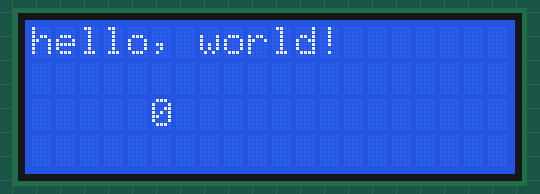
The sketch below on a simulated Arduino Mega 2560, built with avr-gcc and run on an emulated ATmega2560. Shown: 20×4 character LCD. What the sketch prints to the serial monitor is not drawn.

Above: at 0.1 s.
At 4.1 s:
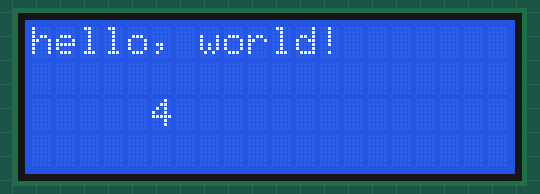
At 11.1 s:
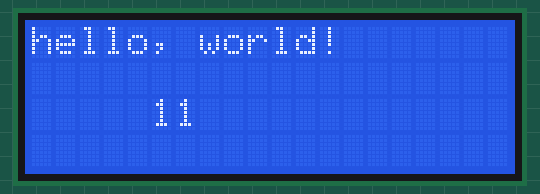
At 19.2 s:
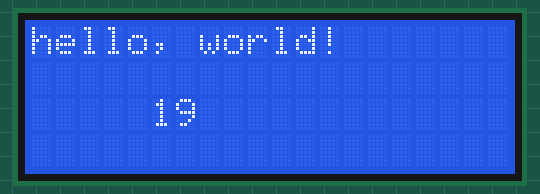
At 27.2 s:
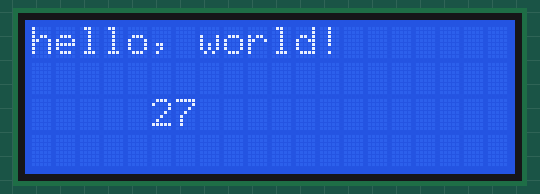
At 38.2 s:
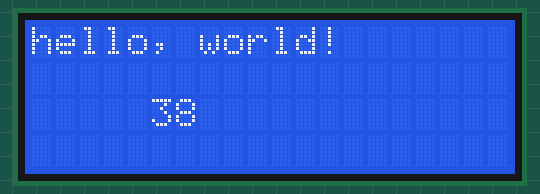

The sketch:

lcd2004_mills.ino
```cpp
#include <LiquidCrystal.h>

/* LiquidCrystal display with:

 LiquidCrystal(rs, enable, d4, d5, d6, d7)
 LiquidCrystal(rs, rw, enable, d4, d5, d6, d7)
 LiquidCrystal(rs, enable, d0, d1, d2, d3, d4, d5, d6, d7)
 LiquidCrystal(rs, rw, enable, d0, d1, d2, d3, d4, d5, d6, d7)
 R/W Pin Read = LOW / Write = HIGH   // if No pin connect RW , please leave R/W Pin for Low State

 Parameters
 */
//LiquidCrystal lcd(10,11,12,30, 32, 34,36,38,40,42,44);  //ok
//LiquidCrystal lcd(10,12,38,40,42,44);  //ok
LiquidCrystal lcd(8,9,10,38,40,42,44);   //ok
//LiquidCrystal lcd(10,11,12,30, 32, 34,36,38,40,42,44);  //ok
//
void setup()
{
  Serial.begin(9600);
  Serial.println("start LCM2004");
  //  pinMode(11,OUTPUT);
  //  digitalWrite(11,LOW);
  lcd.begin(20, 4);
  // 設定 LCD 的行列數目 (16 x 2)  16　行2　列
  lcd.setCursor(0,0);
  // 列印 "Hello World" 訊息到 LCD 上
  lcd.print("hello, world!");
  Serial.println("hello, world!");
}

void loop()
{
  // 將游標設到 　第一行, 　第二列
  // (注意: 　第二列第五行，因為是從 0 開始數起):
  lcd.setCursor(5, 2);
  // 列印 Arduino 重開之後經過的秒數
  lcd.print(millis()/1000);
  Serial.println(millis()/1000);
  delay(200);
}
```

Measured:
- what the display in image 1 shows lasts 1.0 s, from 4.1 s to 5.1 s
